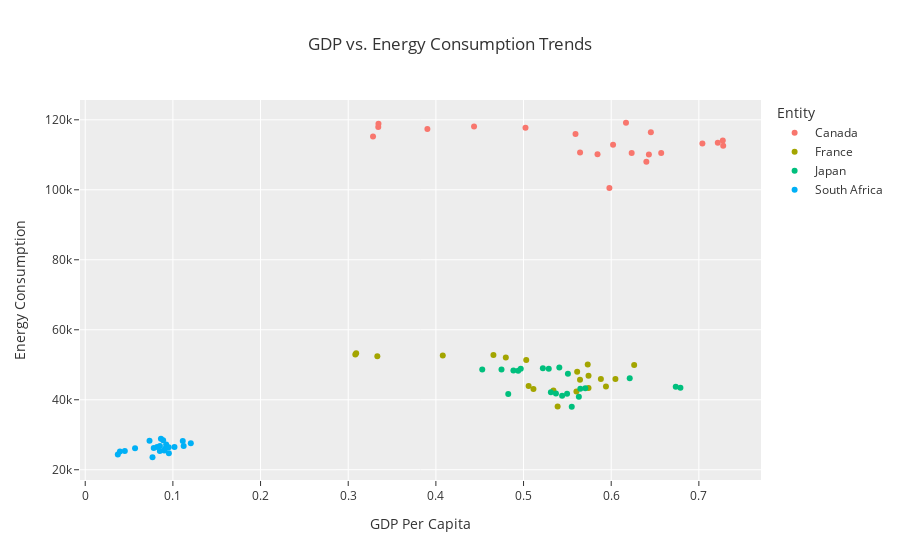

Notebook code cell kept with this figure:
### Code cell
#Interactive CO2 Emissions Over Time

fig = px.scatter(df[df["Entity"].isin(["Japan", "South Korea", "France", "Canada", "South Africa"])],
                 x="GDP_Per_Capita", y="Energy_Consumption", color="Entity",
                 title="GDP vs. Energy Consumption Trends",
                 hover_data=["Year"],
                 labels={"GDP_Per_Capita": "GDP Per Capita", "Energy_Consumption": "Energy Consumption"},
                 template="ggplot2")

fig.show()

### Figure 1 — Plotly figure (JSON) as saved in the notebook; plotly's stock layout.template omitted (floating-point values rounded to 4 significant figures)
{"data": [{"customdata": [[2000], [2001], [2002], [2003], [2004], [2005], [2006], [2007], [2008], [2009], [2010], [2011], [2012], [2013], [2014], [2015], [2016], [2017], [2018], [2019], [2020]], "hovertemplate": "Entity=Canada<br>GDP Per Capita=%{x}<br>Energy Consumption=%{y}<br>Year=%{customdata[0]}<extra></extra>", "legendgroup": "Canada", "marker": {"color": "#F8766D", "symbol": "circle"}, "mode": "markers", "name": "Canada", "orientation": "v", "showlegend": true, "type": "scatter", "x": [0.3345, 0.3283, 0.3343, 0.3903, 0.4435, 0.5022, 0.5593, 0.6168, 0.6452, 0.5645, 0.657, 0.7216, 0.7278, 0.7273, 0.704, 0.6021, 0.5844, 0.6233, 0.643, 0.6401, 0.5979], "xaxis": "x", "y": [118900.0, 115200.0, 117900.0, 117400.0, 118100.0, 117700.0, 115900.0, 119200.0, 116500.0, 110700.0, 110500.0, 113400.0, 112600.0, 114100.0, 113200.0, 112900.0, 110200.0, 110500.0, 110100.0, 108000.0, 100500.0], "yaxis": "y"}, {"customdata": [[2000], [2001], [2002], [2003], [2004], [2005], [2006], [2007], [2008], [2009], [2010], [2011], [2012], [2013], [2014], [2015], [2016], [2017], [2018], [2019], [2020]], "hovertemplate": "Entity=France<br>GDP Per Capita=%{x}<br>Energy Consumption=%{y}<br>Year=%{customdata[0]}<extra></extra>", "legendgroup": "France", "marker": {"color": "#A3A500", "symbol": "circle"}, "mode": "markers", "name": "France", "orientation": "v", "showlegend": true, "type": "scatter", "x": [0.3081, 0.3091, 0.3332, 0.4079, 0.4657, 0.4798, 0.5031, 0.5732, 0.6262, 0.5741, 0.5612, 0.6048, 0.5644, 0.5882, 0.594, 0.5058, 0.5113, 0.5341, 0.5741, 0.5603, 0.5389], "xaxis": "x", "y": [52970.0, 53300.0, 52430.0, 52660.0, 52750.0, 52100.0, 51330.0, 50100.0, 49930.0, 46860.0, 48010.0, 45910.0, 45680.0, 45920.0, 43810.0, 43930.0, 43050.0, 42630.0, 43330.0, 42330.0, 38060.0], "yaxis": "y"}, {"customdata": [[2000], [2001], [2002], [2003], [2004], [2005], [2006], [2007], [2008], [2009], [2010], [2011], [2012], [2013], [2014], [2015], [2016], [2017], [2018], [2019], [2020]], "hovertemplate": "Entity=Japan<br>GDP Per Capita=%{x}<br>Energy Consumption=%{y}<br>Year=%{customdata[0]}<extra></extra>", "legendgroup": "Japan", "marker": {"color": "#00BF7D", "symbol": "circle"}, "mode": "markers", "name": "Japan", "orientation": "v", "showlegend": true, "type": "scatter", "x": [0.5408, 0.4749, 0.4529, 0.4884, 0.5288, 0.522, 0.4968, 0.4939, 0.5506, 0.5704, 0.6211, 0.6736, 0.679, 0.5648, 0.5312, 0.4825, 0.544, 0.537, 0.5497, 0.5631, 0.555], "xaxis": "x", "y": [49230.0, 48660.0, 48640.0, 48390.0, 48890.0, 49010.0, 48860.0, 48290.0, 47420.0, 43250.0, 46110.0, 43710.0, 43430.0, 43170.0, 42150.0, 41620.0, 41170.0, 41780.0, 41690.0, 40870.0, 38030.0], "yaxis": "y"}, {"customdata": [[2000], [2001], [2002], [2003], [2004], [2005], [2006], [2007], [2008], [2009], [2010], [2011], [2012], [2013], [2014], [2015], [2016], [2017], [2018], [2019], [2020]], "hovertemplate": "Entity=South Africa<br>GDP Per Capita=%{x}<br>Energy Consumption=%{y}<br>Year=%{customdata[0]}<extra></extra>", "legendgroup": "South Africa", "marker": {"color": "#00B0F6", "symbol": "circle"}, "mode": "markers", "name": "South Africa", "orientation": "v", "showlegend": true, "type": "scatter", "x": [0.04516, 0.03958, 0.03716, 0.05682, 0.07333, 0.08197, 0.0852, 0.09232, 0.08637, 0.08889, 0.1113, 0.1204, 0.1123, 0.1018, 0.0952, 0.08511, 0.07815, 0.09108, 0.09543, 0.09016, 0.07675], "xaxis": "x", "y": [25320.0, 25230.0, 24360.0, 26150.0, 28270.0, 26510.0, 26790.0, 27250.0, 28870.0, 28400.0, 28250.0, 27550.0, 26770.0, 26530.0, 26410.0, 25350.0, 26240.0, 26030.0, 24740.0, 25510.0, 23570.0], "yaxis": "y"}], "layout": {"autosize": true, "dragmode": "select", "legend": {"title": {"text": "Entity"}, "tracegroupgap": 0}, "title": {"text": "GDP vs. Energy Consumption Trends"}, "xaxis": {"anchor": "y", "autorange": true, "domain": [0, 1], "range": [-0.00546, 0.7704], "title": {"text": "GDP Per Capita"}, "type": "linear"}, "yaxis": {"anchor": "x", "autorange": true, "domain": [0, 1], "range": [15680.0, 127000.0], "title": {"text": "Energy Consumption"}, "type": "linear"}}}
